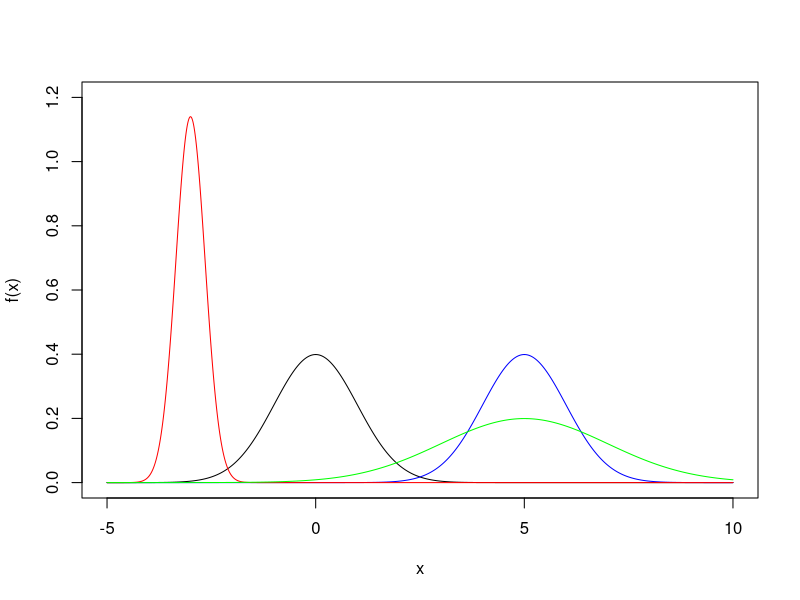

Here is the R script that generated this plot:
################################################################################
# Elements of Statistics                                                       #
# Chapter 7: Selected distributions                                            #
# Corresponding R Code                                                         #
# Updated: October 2021                                                        #
################################################################################


####################//////////\\\\\\\\\\########################################
# 7.1 Selected discrete distributions
####################\\\\\\\\\\//////////########################################

x7_1 <- 0:3          
Theta7_1 <- 0.3 ; n <- 3
f_x7_1 <- dbinom(x7_1, size = n, prob = Theta7_1)
names(f_x7_1) <- x7_1
f_x7_1
Mean_X <- weighted.mean(x = x7_1, w = f_x7_1)
Mean_X
Mean_X <- n * Theta7_1


Var <- sum(f_x7_1 * (x7_1 - Mean_X)^2)
Var
Var <- n * Theta7_1 * (1 - Theta7_1)


x7_2 <- c(1, 0, 2); n <- 3                     
Theta7_2 <- c(0.3, 0.2, 0.5)          
f_1_0_2 <- dmultinom(x7_2, size = n, prob = Theta7_2)
f_1_0_2


x7_3 <- 0:3   
n <- 3            
N7_3 <- 100             
M7_3 <- 30              
Theta7_3 <- M7_3 / N7_3        

f_x7_3 <- dhyper(x7_3, m = M7_3, n = N7_3 - M7_3, k = n)
names(f_x7_3) <- x7_3
round(f_x7_3, digits = 3)


x7_4 <- 0:5
Lambda7_4 <- 0.1
f_x7_4 <- dpois(x = x7_4, lambda = Lambda7_4)
names(f_x7_4) <- x7_4       
F_x7_4 <- ppois(q = x7_4, lambda = Lambda7_4)
names(F_x7_4) <- x7_4
round(f_x7_4, digits = 6)
F_x7_4
Prob <- 1 - F_x7_4["2"]
Prob_old <- sum(f_x7_4[4:6])
round(Prob, digits=6) 
Prob_old


####################//////////\\\\\\\\\\########################################
# 7.2 Selected continuous distributions   
####################\\\\\\\\\\//////////########################################

x7_7 <- seq(from = -5, to = 10, by = 0.00001)
  
f_x7_7_1 <- dnorm(x = x7_7, mean = 0, sd = 1)
f_x7_7_2 <- dnorm(x = x7_7, mean = 5, sd = 1)
f_x7_7_3 <- dnorm(x = x7_7, mean = -3, sd = 0.35)
f_x7_7_4 <- dnorm(x = x7_7, mean = 5, sd = 2)
plot(x = x7_7, y = f_x7_7_1, type = "l", xlab = "x", 
     ylab = "f(x)", ylim = c(0, 1.2))
lines(x = x7_7, y = f_x7_7_2, type = "l", col = "blue")
lines(x = x7_7, y = f_x7_7_3, type = "l", col = "red")
lines(x = x7_7, y = f_x7_7_4, type = "l", col = "green")


F_x7_8 <- pnorm(q = c(1,1.96,3.29,-1,-1.96,-3.29), 
                mean = 0, sd = 1)
round(F_x7_8, digits = 4)


Prob7_8 <- pnorm(q=2,mean=0,sd=1) - pnorm(q=1,mean=0,sd=1)
round(Prob7_8, digits=4)


Phi7_9 <- pnorm(q = c(28,12,35.68,4.32,46.32,-6.32), 
                mean = 20, sd = sqrt(64))
round(Phi7_9, digits=4)
Phi7_9 <- pnorm(q = c(1,-1,1.96,-1.96,3.29,-3.29),
                mean = 0, sd = 1)
Prob7_9 <- pnorm(36,mean=20,sd=8) - pnorm(28,mean=20,sd=8)
round(Prob7_9, digits=4)


Quantile_z7_10 <- qnorm(p = c(0.8,0.9,0.95,0.15,0.01),
                        mean = 0, sd = 1)
Quantile_x7_10 <- qnorm(p = c(0.8,0.9,0.95,0.15,0.01),
                        mean = 6, sd= 2)
round(Quantile_z7_10, digits=2)   
round(Quantile_x7_10, digits=2)  
Quantile_x7_10_alternative <- 6 + 2 * Quantile_z7_10
round(Quantile_x7_10_alternative, digits=2) 


round(pchisq(q = 3.94, df = 10), digits = 2)
round(1 - pchisq(q = 15.987, df = 10), digits = 2)
round(pchisq(q = 20.48,df = 10)- pchisq(q = 4.87, df = 10), digits = 3)


Prob7_13 <- pchisq(q = 220, df = 200)
round(Prob7_13, digits = 4)


Prob7_13_1 <- pnorm(q = sqrt(2*220)-sqrt(2*200-1), 
                    mean = 0, sd = 1)
round(Prob7_13_1, digits = 4)
Prob7_13_2 <- pnorm((220-200)/sqrt(400), mean = 0, sd = 1)
round(Prob7_13_2, digits=4)


####################//////////\\\\\\\\\\########################################
# 7.3 Limit theorems and approximation conditions
####################\\\\\\\\\\//////////########################################

n <- 100
Theta7_14 <- 0.36

Mean7_14 <- n * Theta7_14 
Var <- n * Theta7_14 * (1 - Theta7_14)
Mean7_14 
Var


Prob7_14_1 <- pbinom(q = 40, size = n, prob = Theta7_14)
Prob7_14_2 <- pnorm(q = (40.5-Mean7_14)/sqrt(Var), 
                    mean = 0, sd = 1)
Prob7_14_3 <- pnorm(q = 40.5, mean = Mean7_14, sd = sqrt(Var))
round(Prob7_14_1, 4) 
round(Prob7_14_3, 4)


Prob7_14_4 <- 1 - pbinom(q=39, size=n, prob=Theta7_14)                          
Prob7_14_5 <- 1 - pnorm(q=(39.5-Mean7_14)/sqrt(Var),
                        mean=0,sd=1)                  
Prob7_14_6 <- 1 - pnorm(q=39.5,mean=Mean7_14,sd=sqrt(Var)) 
round(Prob7_14_4, 4) 
round(Prob7_14_6, 4)
  